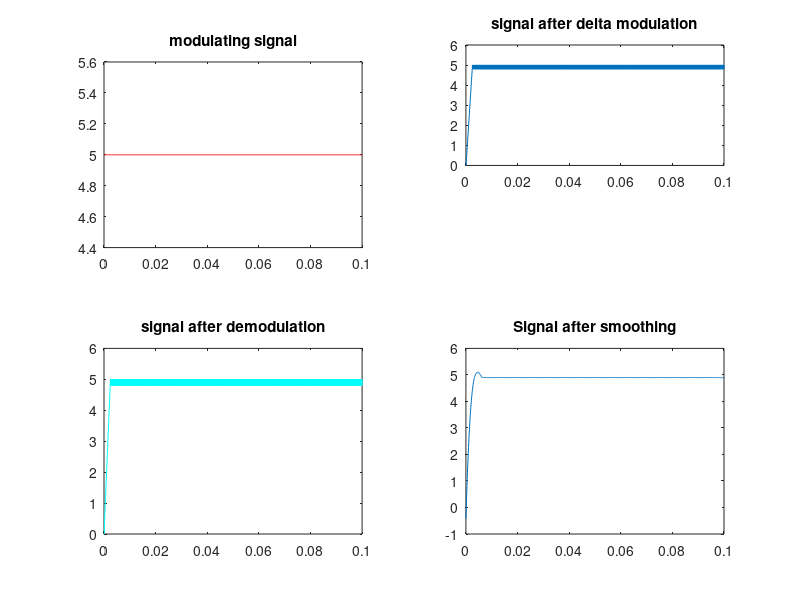

The MATLAB script that drew this image:
clc;
clear all;
close all;
Fs=10000;
Ts=1/Fs;
%x-coordinate (x-axis) from(0 till 5*10^-3)
t=0:Ts:0.1
%modulating signal
%square wave
%x= square(2*pi*(Fs/500)*t);
%DC signal
x=5*ones(1,length(t));

len = length(t);
%plot the modulating signal
figure(1);
subplot(2,2,1);
plot(t,x,'r');
title('modulating signal');
%Specify the length of the stair fn
delta = 0.2;
xn=0;
%start modulation
for i =1:len-1;
    if x(i)>xn(i)
        d(i)=1;
        xn(i+1)=xn(i)+delta;
    else
        d(i) =0;
        xn(i+1)=xn(i)-delta;
    end
end
%plot the signal after DM.
%figure(2);
subplot(3,2,2);
stairs(t,xn);
title('signal after delta modulation');

 %Demodualtion 
for i=1:d
    if d(i)>xn(i)
        d(i)=0;
        xn(i+1)=xn(i+1)-delta;
    else
        d(i)=1;
        xn(i+1)=xn(i)+delta;
    end
end
%plot demodulated signal
subplot(2,2,3);
plot(t,xn,'c');
title('signal after demodulation');
%Adjust the low pass filter
order=3;
frame=81;
h= sgolayfilt(xn,order,frame);
%plot the resulting signal after smoothing.
subplot(2,2,4);
plot(t,h);
title('Signal after smoothing');
%calc square error
err = immse(x,h );
fprintf('\n The mean-squared error is %0.4f\n', err);

        